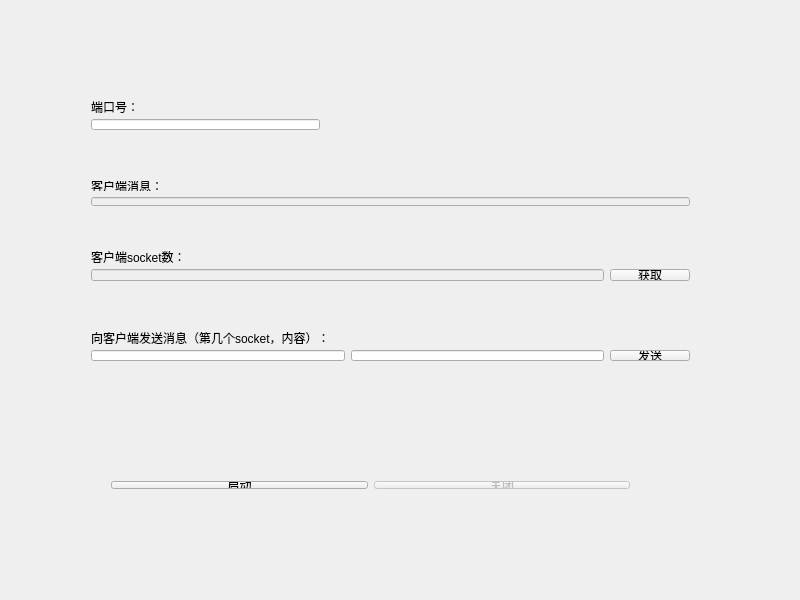
<?xml version="1.0" encoding="UTF-8"?>
<ui version="4.0">
 <class>Widget</class>
 <widget class="QWidget" name="Widget">
  <property name="enabled">
   <bool>true</bool>
  </property>
  <property name="geometry">
   <rect>
    <x>0</x>
    <y>0</y>
    <width>800</width>
    <height>600</height>
   </rect>
  </property>
  <property name="windowTitle">
   <string>Widget</string>
  </property>
  <widget class="QWidget" name="layoutWidget">
   <property name="geometry">
    <rect>
     <x>80</x>
     <y>90</y>
     <width>251</width>
     <height>51</height>
    </rect>
   </property>
   <layout class="QGridLayout" name="gridLayout">
    <item row="0" column="0">
     <widget class="QLabel" name="portLabel">
      <property name="text">
       <string>端口号：</string>
      </property>
     </widget>
    </item>
    <item row="1" column="0">
     <widget class="QLineEdit" name="portLE"/>
    </item>
   </layout>
  </widget>
  <widget class="QWidget" name="layoutWidget">
   <property name="geometry">
    <rect>
     <x>80</x>
     <y>170</y>
     <width>621</width>
     <height>47</height>
    </rect>
   </property>
   <layout class="QGridLayout" name="gridLayout_2">
    <item row="0" column="0">
     <widget class="QLabel" name="label">
      <property name="text">
       <string>客户端消息：</string>
      </property>
     </widget>
    </item>
    <item row="1" column="0">
     <widget class="QLineEdit" name="clientInfoLE">
      <property name="enabled">
       <bool>false</bool>
      </property>
     </widget>
    </item>
   </layout>
  </widget>
  <widget class="QWidget" name="layoutWidget">
   <property name="geometry">
    <rect>
     <x>100</x>
     <y>470</y>
     <width>541</width>
     <height>30</height>
    </rect>
   </property>
   <layout class="QHBoxLayout" name="horizontalLayout">
    <item>
     <widget class="QPushButton" name="startPB">
      <property name="text">
       <string>启动</string>
      </property>
     </widget>
    </item>
    <item>
     <widget class="QPushButton" name="closePB">
      <property name="enabled">
       <bool>false</bool>
      </property>
      <property name="text">
       <string>关闭</string>
      </property>
     </widget>
    </item>
   </layout>
  </widget>
  <widget class="QWidget" name="layoutWidget">
   <property name="geometry">
    <rect>
     <x>80</x>
     <y>240</y>
     <width>621</width>
     <height>52</height>
    </rect>
   </property>
   <layout class="QGridLayout" name="gridLayout_3">
    <item row="0" column="0">
     <widget class="QLabel" name="clientSocketLabel">
      <property name="text">
       <string>客户端socket数：</string>
      </property>
     </widget>
    </item>
    <item row="1" column="0">
     <widget class="QLineEdit" name="clientSocketLE">
      <property name="enabled">
       <bool>false</bool>
      </property>
     </widget>
    </item>
    <item row="1" column="1">
     <widget class="QPushButton" name="getCSPB">
      <property name="text">
       <string>获取</string>
      </property>
     </widget>
    </item>
   </layout>
  </widget>
  <widget class="QWidget" name="layoutWidget">
   <property name="geometry">
    <rect>
     <x>80</x>
     <y>321</y>
     <width>621</width>
     <height>51</height>
    </rect>
   </property>
   <layout class="QGridLayout" name="gridLayout_4">
    <item row="0" column="0">
     <widget class="QLabel" name="sendLabel">
      <property name="text">
       <string>向客户端发送消息（第几个socket，内容）：</string>
      </property>
     </widget>
    </item>
    <item row="1" column="0">
     <widget class="QLineEdit" name="socketNumLE"/>
    </item>
    <item row="1" column="1">
     <widget class="QLineEdit" name="sendLE"/>
    </item>
    <item row="1" column="2">
     <widget class="QPushButton" name="sendPB">
      <property name="text">
       <string>发送</string>
      </property>
     </widget>
    </item>
   </layout>
  </widget>
 </widget>
 <layoutdefault spacing="6" margin="11"/>
 <resources/>
 <connections/>
</ui>
